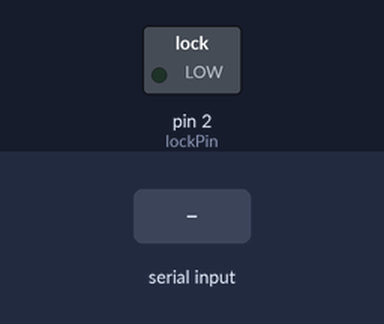
Bench run of a sketch on a simulated Arduino Uno, built with avr-gcc and run on an emulated ATmega328P. Shown: switched loads named in the sketch (green lamp = pin HIGH). Inputs (shaded band) come from the test bench. What the sketch prints to the serial monitor is not drawn.

Above: at 1.2 s.
1.3 s: "open\n" received over Serial
At 2.0 s:
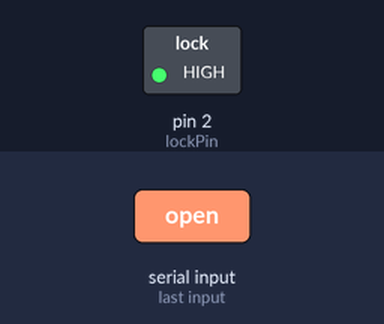
3.8 s: "elldetect\n" received over Serial
Timing chart, 0 to 6.8 s (numbered marks = the images above; inputs shaded):
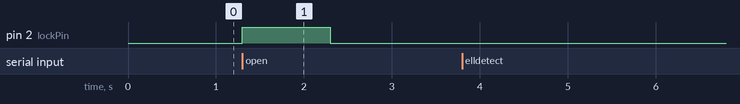

Measured:
- after the input at 1.3 s, pin 2 (lockPin): LOW → HIGH at once, → LOW 1.0 s later
- after the input at 3.8 s, every drawn part: stays the same

The sketch:

sketch.ino
```cpp
int lockPin = 2;

void setup() {
  Serial.begin(115200);
  pinMode(lockPin, OUTPUT);
  digitalWrite(lockPin, LOW);
}

void loop() {
  if (Serial.available() > 0) {
    String s = Serial.readStringUntil('\n');
    if (s.startsWith("elldetect")) {
      Serial.print("found\n");
    } else if (s.startsWith("open")) {
      digitalWrite(lockPin, HIGH);
      delay(1000);
      digitalWrite(lockPin, LOW);
      Serial.print("opened\n");
    }
  }
}
```
